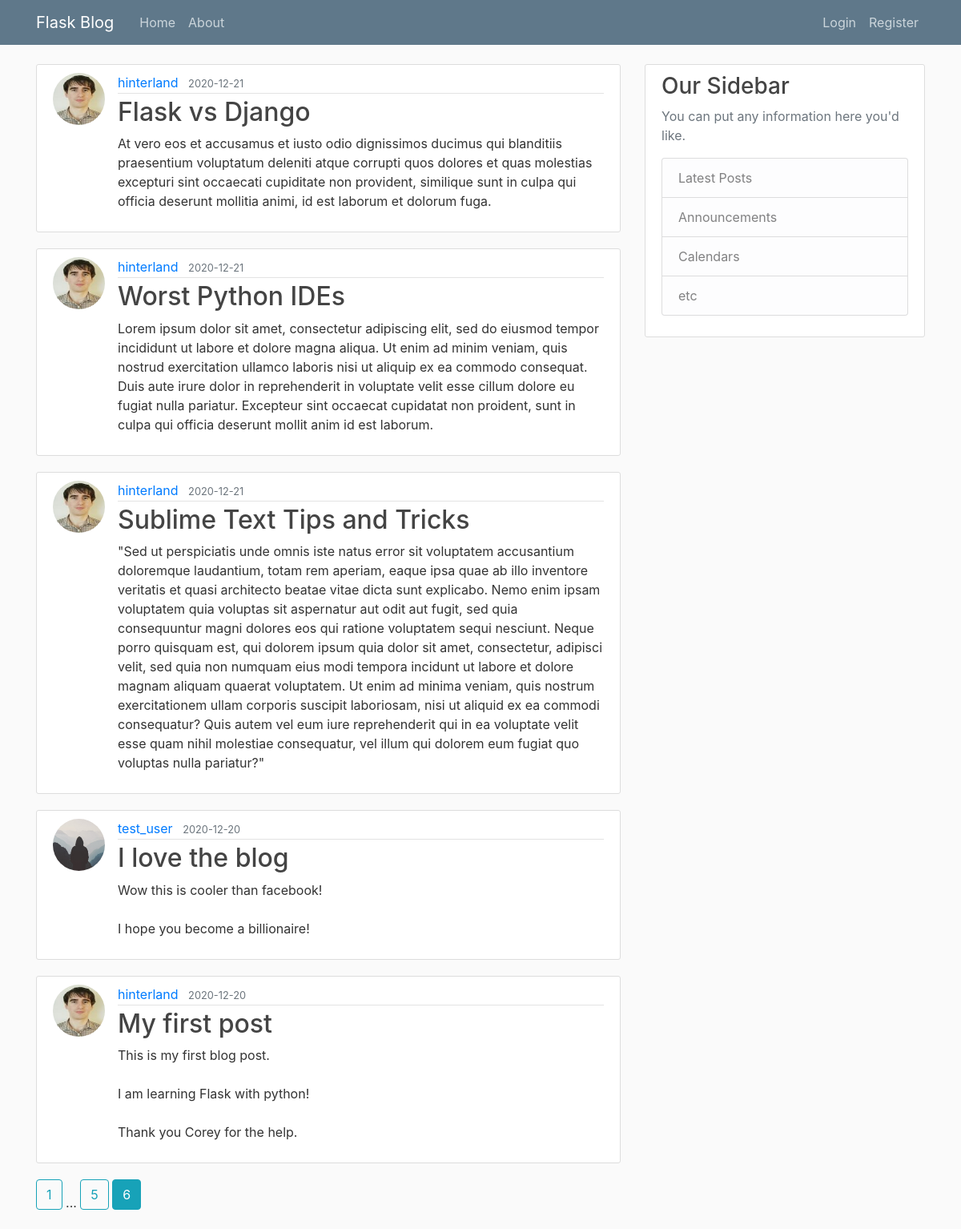
Screenshot of /home?page=6 with the database file from the repository.
### flaskblog/models.py (models this page shows, shortened)
class Post(db.Model):
    id = db.Column(db.Integer, primary_key=True)
    title = db.Column(db.String(100), nullable=False)
    date_posted = db.Column(db.DateTime, nullable=False, default=datetime.utcnow)
    content = db.Column(db.Text, nullable=False)
    user_id = db.Column(db.Integer, db.ForeignKey('user.id'), nullable=False)

class User(db.Model, UserMixin):
    id = db.Column(db.Integer, primary_key=True)
    username = db.Column(db.String(20), unique=True, nullable=False)
    email = db.Column(db.String(120), unique=True, nullable=False)
    image_file = db.Column(db.String(20), nullable=False, default='default.jpg')
    password = db.Column(db.String(60), nullable=False)
    posts = db.relationship('Post', backref='author', lazy=True)

### flaskblog/main/routes.py (the view)
@main.route("/")
@main.route("/home")
def home():
    page = request.args.get('page', 1, type=int)
    posts = Post.query.order_by(Post.date_posted.desc()).paginate(page=page, per_page=5)
    return render_template('home.html', posts=posts)

### flaskblog/templates/home.html
{% extends "base.html" %}
{% block content%}
    {% for post in posts.items %}
        <article class="media content-section">
    <img class="rounded-circle article-img" src="{{ url_for('static', filename='profile_pics/' + post.author.image_file) }}">
          <div class="media-body">
            <div class="article-metadata">
              <a class="mr-2" href="{{ url_for('users.user_posts', username=post.author.username) }}">{{ post.author.username }}</a>
              <small class="text-muted">{{ post.date_posted.strftime('%Y-%m-%d') }}</small>
            </div>
            <h2><a class="article-title" href="{{ url_for('posts.post', post_id=post.id) }}">{{ post.title }}</a></h2>
            <p class="article-content">{{ post.content }}</p>
          </div>
        </article>
    {% endfor %}
    {% for page_num in posts.iter_pages(left_edge=1, right_edge=1, left_current=1, right_current=2 ) %}
        {% if page_num %}
            {% if posts.page == page_num %}
            <a class="btn btn-info mb-4" href="{{ url_for('main.home', page=page_num) }}">{{ page_num }}</a>
            {% else %}
            <a class="btn btn-outline-info mb-4" href="{{ url_for('main.home', page=page_num) }}">{{ page_num }}</a>
            {% endif %}
        {% else %}
            ...
        {% endif %}
    {% endfor %}
{% endblock content %}

### flaskblog/static/main.css (style rules this page uses)
body { background: #fafafa; color: #333333; margin-top: 5rem; }
h1, h2, h3, h4, h5, h6 { color: #444444; }
.content-section { background: #ffffff; padding: 10px 20px; border: 1px solid #dddddd; border-radius: 3px; margin-bottom: 20px; }
.article-title { color: #444444; }
.article-content { white-space: pre-line; }
.article-img { height: 65px; width: 65px; margin-right: 16px; }
.article-metadata { padding-bottom: 1px; margin-bottom: 4px; border-bottom: 1px solid #e3e3e3 }

### rows the page displays
Post: image_file (picture), author.username "hinterland", date_posted "2020-12-21", title "Flask vs Django", content "At vero eos et accusamus et iusto odio dignissimos ducimus qui blanditiis praesentium voluptatum deleniti atque corrupti quos dolores et quas molestias excepturi sint occaecati cupiditate non provident, similique sunt in culpa qui officia deserunt mollitia animi, id est laborum et dolorum fuga."
Post: image_file (picture), author.username "hinterland", date_posted "2020-12-21", title "Worst Python IDEs", content "Lorem ipsum dolor sit amet, consectetur adipiscing elit, sed do eiusmod tempor incididunt ut labore et dolore magna aliqua. Ut enim ad minim veniam, quis nostrud exercitation ullamco laboris nisi ut aliquip ex ea commodo consequat. Duis aute irure dolor in reprehenderit in voluptate velit esse cillum dolore eu fugiat nulla pariatur. Excepteur sint occaecat cupidatat non proident, sunt in culpa qui officia deserunt mollit anim id est laborum."
Post: image_file (picture), author.username "hinterland", date_posted "2020-12-21", title "Sublime Text Tips and Tricks", content "\"Sed ut perspiciatis unde omnis iste natus error sit voluptatem accusantium doloremque laudantium, totam rem aperiam, eaque ipsa quae ab illo inventore veritatis et quasi architecto beatae vitae dicta sunt explicabo. Nemo enim ipsam voluptatem quia voluptas sit aspernatur aut odit aut fugit, sed quia consequuntur magni dolores eos qui ratione voluptatem sequi nesciunt. Neque porro quisquam est, qui dolorem ipsum quia dolor sit amet, consectetur, adipisci velit, sed quia non numquam eius modi tempora incidunt ut labore et dolore magnam aliquam quaerat voluptatem. Ut enim ad minima veniam, quis nostrum exercitationem ullam corporis suscipit laboriosam, nisi ut aliquid ex ea commodi…"
Post: image_file (placeholder picture), author.username "test_user", date_posted "2020-12-20", title "I love the blog", content "Wow this is cooler than facebook! I hope you become a billionaire!"
Post: image_file (picture), author.username "hinterland", date_posted "2020-12-20", title "My first post", content "This is my first blog post. I am learning Flask with python! Thank you Corey for the help."

### other values shown
{{ page_num }} "1" "5"
{{ page_num }} "6"
